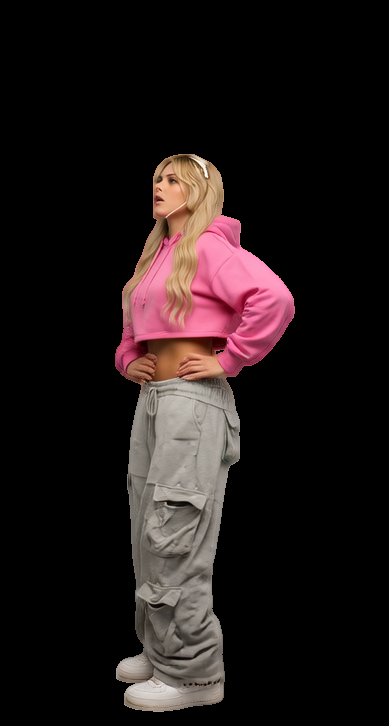
#> input picture pets/Mint/Hoodie/frames/0001.png, 389 x 726 px, found by its file name
$ python outfit_images.py
#> lines starting #> are read from the running program, lines starting #| are printed output that depends on the picture
#!/usr/bin/env python3
# Step 1 of a new outfit: frame 1 of the person on plain grey, outfit changed with Krea 2 Identity Edit.
# Needs the Krea 2 base (lustify), the krea2_identity_edit LoRA and the comfyui-krea2edit nodes.
# The box and mask folder below are the ones make_pet.py used for Mint/Original.
import cv2, json, numpy as np, os, sys, time, urllib.parse, urllib.request, uuid
W = os.environ.get('WORK', 'work')  # make_pet.py work folder of the source clip
BASE = os.environ.get('COMFY', 'http://127.0.0.1:8188')
X0, Y0, X1, Y1 = 100, 380, 620, 1080
SEED = 4242
KEEP = ' Her hands are empty. Keep her face, hair, body, pose, framing and the plain grey background exactly the same.'
OUTFITS = {
    'Gym': 'Change her outfit to a black sports bra, black high-waisted gym leggings and white sneakers.',
    'Denim': 'Change her outfit to a white cropped t-shirt, light blue high-waisted jeans and white sneakers.',
    'Red Dress': 'Change her outfit to a short red satin dress and white sneakers.',
    'Hoodie': 'Change her outfit to a cropped pink hoodie, grey sweatpants and white sneakers.',
}


def call(path, data=None, ctype='application/json'):
    r = urllib.request.Request(BASE + path, data=data, headers={'Content-Type': ctype})
    with urllib.request.urlopen(r, timeout=120) as f:
        return f.read()


def upload(name, png):
    b = uuid.uuid4().hex
    body = (f'--{b}\r\nContent-Disposition: form-data; name="image"; filename="{name}"\r\nContent-Type: image/png\r\n\r\n').encode() \
        + png + f'\r\n--{b}\r\nContent-Disposition: form-data; name="overwrite"\r\n\r\ntrue\r\n--{b}--\r\n'.encode()
    return json.loads(call('/upload/image', body, f'multipart/form-data; boundary={b}'))['name']


OUT = f'{W}/outfits'
os.makedirs(OUT, exist_ok=True)
# reference: the cut-out person of frame 1 on plain grey, as Wan Animate later keeps the reference background
a = cv2.imread(f'{W}/mask-BEN2-100_380_620_1080/0001.png', cv2.IMREAD_GRAYSCALE).astype(np.float32)[..., None] / 255
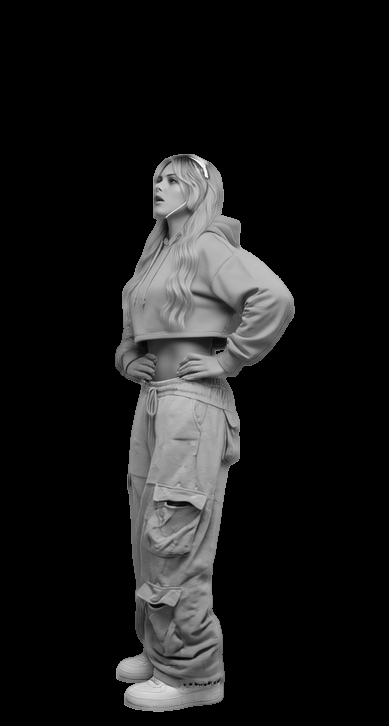
#> a: shape (726, 389, 1) float32; min 0, max 1, mean 0.104
rgb = cv2.imread(f'{W}/clean/0001.png')[Y0:Y1, X0:X1].astype(np.float32)
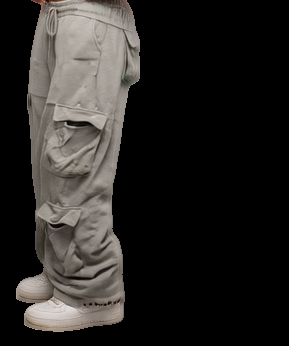
#> rgb: shape (346, 289, 3) float32; mean B, G, R 36.5, 38.8, 41
#> (the run stopped early here; a loop or call above may not have finished)
